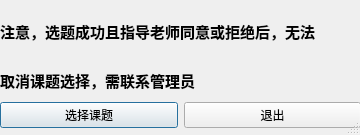
<?xml version="1.0" encoding="UTF-8"?>
<ui version="4.0">
 <class>Dialog</class>
 <widget class="QDialog" name="Dialog">
  <property name="geometry">
   <rect>
    <x>0</x>
    <y>0</y>
    <width>360</width>
    <height>135</height>
   </rect>
  </property>
  <property name="windowTitle">
   <string>选择课题</string>
  </property>
  <property name="sizeGripEnabled">
   <bool>true</bool>
  </property>
  <widget class="QWidget" name="horizontalLayoutWidget">
   <property name="geometry">
    <rect>
     <x>0</x>
     <y>100</y>
     <width>361</width>
     <height>31</height>
    </rect>
   </property>
   <layout class="QHBoxLayout" name="horizontalLayout">
    <item>
     <widget class="QPushButton" name="pushButton">
      <property name="text">
       <string>选择课题</string>
      </property>
     </widget>
    </item>
    <item>
     <widget class="QPushButton" name="pushButton_3">
      <property name="text">
       <string>退出</string>
      </property>
     </widget>
    </item>
   </layout>
  </widget>
  <widget class="QWidget" name="verticalLayoutWidget">
   <property name="geometry">
    <rect>
     <x>0</x>
     <y>10</y>
     <width>351</width>
     <height>91</height>
    </rect>
   </property>
   <layout class="QVBoxLayout" name="verticalLayout">
    <item>
     <widget class="QLabel" name="label">
      <property name="font">
       <font>
        <family>Agency FB</family>
        <pointsize>11</pointsize>
        <weight>75</weight>
        <bold>true</bold>
       </font>
      </property>
      <property name="text">
       <string>注意，选题成功且指导老师同意或拒绝后，无法</string>
      </property>
     </widget>
    </item>
    <item>
     <widget class="QLabel" name="label_2">
      <property name="font">
       <font>
        <family>Agency FB</family>
        <pointsize>11</pointsize>
        <weight>75</weight>
        <bold>true</bold>
       </font>
      </property>
      <property name="text">
       <string>取消课题选择，需联系管理员</string>
      </property>
     </widget>
    </item>
   </layout>
  </widget>
 </widget>
 <resources/>
 <connections>
  <connection>
   <sender>pushButton_3</sender>
   <signal>clicked()</signal>
   <receiver>Dialog</receiver>
   <slot>close()</slot>
   <hints>
    <hint type="sourcelabel">
     <x>290</x>
     <y>19</y>
    </hint>
    <hint type="destinationlabel">
     <x>287</x>
     <y>31</y>
    </hint>
   </hints>
  </connection>
 </connections>
</ui>
